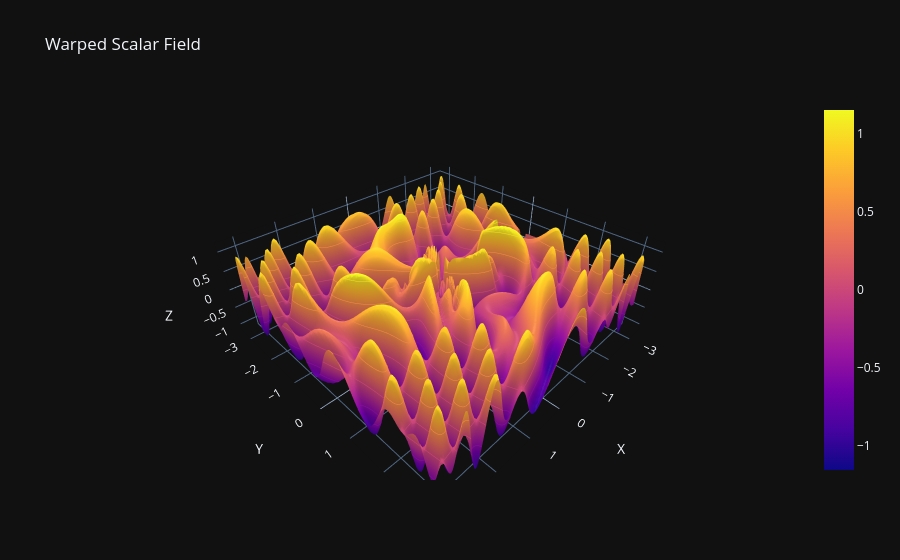

Source (notebook cell):
### Markdown cell above
### 2. Construct the Base Scalar Field

Build a 2D grid and generate the transformed scalar field that will serve as the initial terrain.

This field is the first body of the system: the surface from which later diagnostics will read entropy, coherence, and evolution.

### Code cell
X, Y = make_grid_2d(n=160, span=3.2)

F = transformed_scalar_field(
    X,
    Y,
    warp=0.9,
    twist=3.2,
)

surface_3d(
    X,
    Y,
    F,
    title="Warped Scalar Field",
    html_path=paths["html"] / "warped_scalar_field.html",
)

### Figure 1 — Plotly figure (JSON) as saved in the notebook; plotly's stock layout.template omitted (floating-point values rounded to 4 significant figures; data arrays with more than 128 entries replaced by an {"elided": "..."} marker saying what was removed)
{"data": [{"contours": {"z": {"show": true, "usecolormap": true}}, "type": "surface", "x": {"elided": "160x160 float values"}, "y": {"elided": "160x160 float values"}, "z": {"elided": "160x160 float values"}}], "layout": {"scene": {"xaxis": {"title": {"text": "X"}}, "yaxis": {"title": {"text": "Y"}}, "zaxis": {"title": {"text": "Z"}}}, "title": {"text": "Warped Scalar Field"}}}
